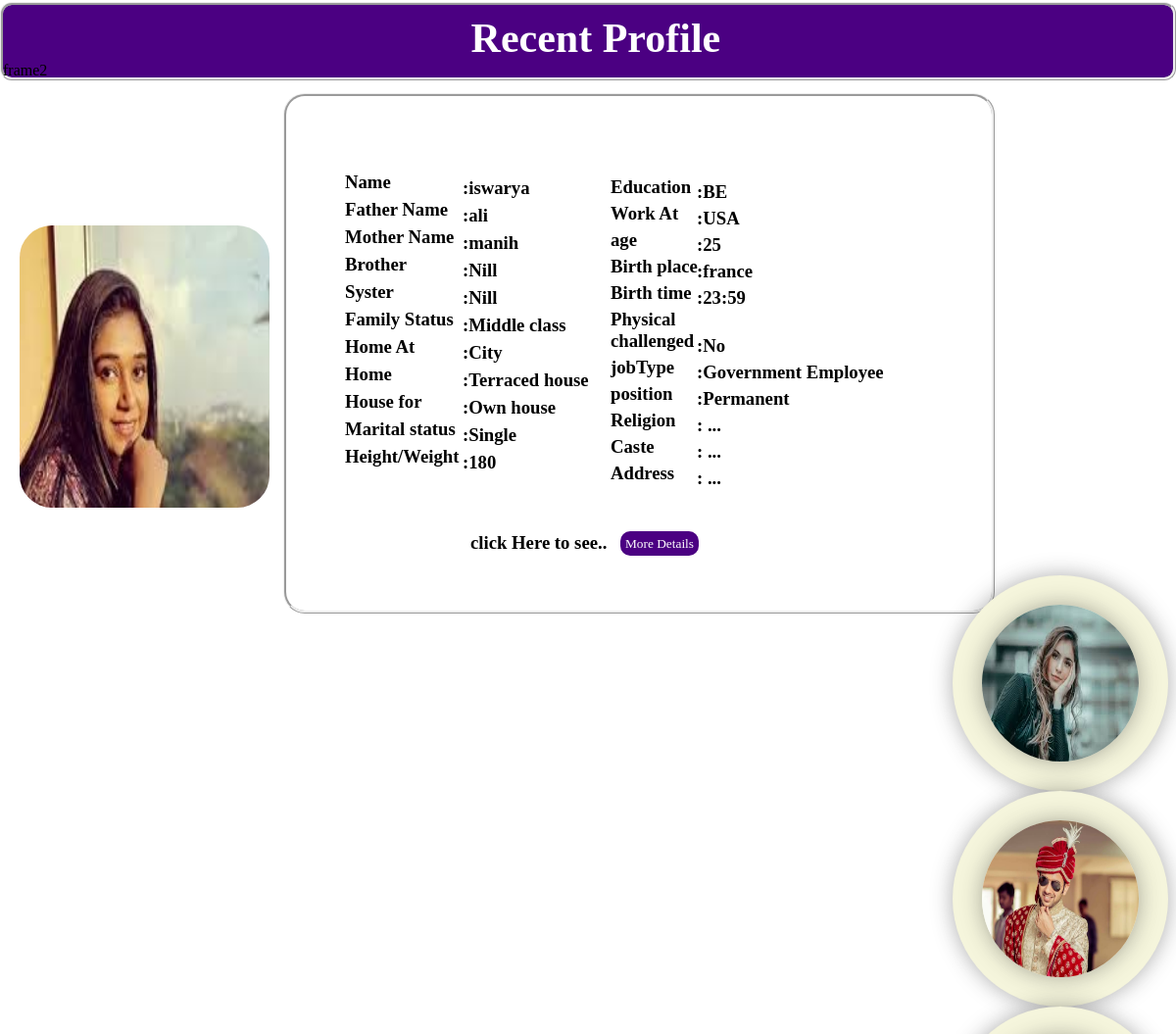
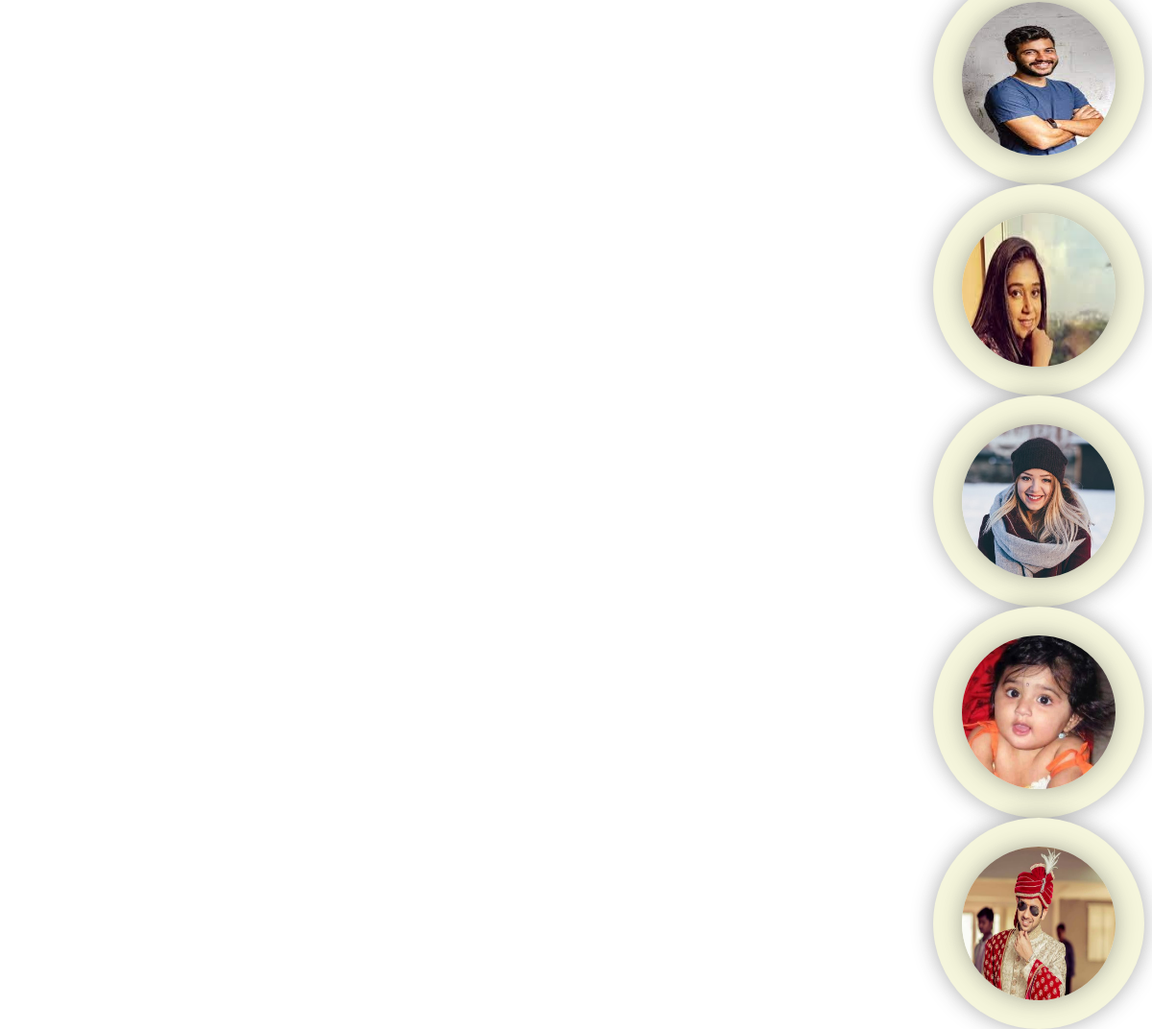
Page /frame2.php?id=172 on the committed database (2 pictures, top to bottom).
### tables this page shows
CREATE TABLE `services` (
  `id` int(11) NOT NULL,
  `name` varchar(100) NOT NULL,
  `fathername` varchar(100) NOT NULL,
  `mothername` varchar(100) NOT NULL,
  `Brothers` varchar(100) NOT NULL,
  `Systers` varchar(100) NOT NULL,
  `Fstatus` varchar(100) NOT NULL,
  `Homeat` varchar(100) NOT NULL,
  `Home` varchar(100) NOT NULL,
  `HouseOwner` varchar(100) NOT NULL,
  `Marital` varchar(100) NOT NULL,
  `Physical_challenged` varchar(100) NOT NULL,
  `height` bigint(100) NOT NULL,
  `age` varchar(100) NOT NULL,
  `Bdate` varchar(100) NOT NULL,
  `Btime` varchar(100) NOT NULL,
  `Bplace` varchar(100) NOT NULL,
  `zodic` varchar(100) NOT NULL,
  `star` varchar(100) NOT NULL,
  `diagonal` varchar(100) NOT NULL,
  `yogam` varchar(100) NOT NULL,
  `Dosh` varchar(100) NOT NULL,
  `education` varchar(100) NOT NULL,
  `workLocation` varchar(100) NOT NULL,
  `livingPlace` varchar(100) NOT NULL,
  `annualIncome` varchar(100) NOT NULL,
  `jobType` varchar(100) NOT NULL,
  `position` varchar(100) NOT NULL,
  `img` varchar(250) NOT NULL,
  `cast` varchar(100) NOT NULL,
  `religion` varchar(100) NOT NULL,
  `address` varchar(500) NOT NULL
);

### frame2.php (the view, shortened to what this page needs)
<html>
  <head>
  </head>
  <link rel="stylesheet"  href="frame2.css">
  <body>
      <div id="ones" >
        <h2>Recent Profile</h2>
       frame2
      <?php
      $id =$_GET['id'];
      $servername = "localhost";
      $username = "root";
      $password = "";
      $database = "old";
      $conn = mysqli_connect($servername,$username,$password,$database);
     $sql = "SELECT * FROM `services` WHERE id=$id";
     $result = mysqli_query($conn, $sql);
     $row = mysqli_fetch_assoc($result);
     $name = $row['name'];
     $fathername = $row['fathername'];
     $mothername = $row['mothername'];
     $Brothers = $row['Brothers'];
     $Systers = $row['Systers'];
     $Fstatus = $row['Fstatus'];
     $Homeat = $row['Homeat'];
     $Home =$row['Home'];
     $HouseOwner = $row['HouseOwner'];
     $Marital = $row['Marital'];
     $Physical_challenged = $row['Physical_challenged'];
     $height = $row['height'];
     $age = $row['age'];
     $education = $row['education'];
     $Bplace = $row['Bplace'];
     $Btime = $row['Btime'];
     $workLocation =$row['workLocation'];
     $jobType = $row['jobType'];
     $position = $row['position'];
?>
       <div class="contained">
      <img src="<?php echo$row['img'] ?>" alt="" height="100" width="100">
      <div class="contain">
      	<h3>Name<p>:<?php echo $name;?></p>
      	Father Name<p>:<?php echo $fathername;?></p>
        Mother Name<p>:<?php echo $mothername;?></p>
        Brother<p>:<?php echo $Brothers;?></p>
        Syster<p>:<?php echo $Systers;?></p>
        Family Status<p>:<?php echo $Fstatus;?></p>
        Home At<p>:<?php echo $Homeat;?></p>
        Home<p>:<?php echo $Home;?></p>
        House for<p>:<?php echo $HouseOwner;?></p>
        Marital status<p>:<?php echo $Marital;?></p>
        Height/Weight<p>:<?php echo $height;?></p>
        </h3>
      </div>
    </div>
  </div>
        <div class="con">
        <h3>Education<p>:<?php echo $education;?></p>
        Work At<p>:<?php echo $workLocation;?></p>
        age<p>:<?php echo $age;?></p>
        Birth place<p>:<?php echo $Bplace;?></p>
        Birth time<p>:<?php echo $Btime;?></p>
        Physical<br>challenged<p>:<?php echo $Physical_challenged;?></p>
        jobType<p>:<?php echo $jobType;?></p>
        position<p>:<?php echo $position;?></p>
        Religion<p>: ...</p>
        Caste<p>: ...</p>
        Address<p>: ...</p>
      <br><br>
        <span>click Here to see..</span>
        <br><br>
<a href="viewpay.php?id=<?php echo$row['id']; ?>">
 <input type="submit" name="submit" value= "More Details" id="but2" >
      </a>
        </div>
        <section>
        <?php
include("connects.php");
?>
        <div class="slider">
             <?php
           $sql="SELECT * FROM services";
           $result = mysqli_query($conn,$sql);
           while ($row=mysqli_fetch_array($result)){
            ?>
             <div class="slide-track">
                <div class="slide">
                    <img src="<?php echo$row['img'] ?>" alt="" height="100" width="100">
                </div>
            </div>
  <?php
           }
       ?>
    </section>
  </body>
</html>

### frame2.css (style rules this page uses)
* { margin: 0; padding: 0; box-sizing: border-box; border-style: none; font-family: Exo; }
.contain { margin-left: 220px; }
.contain p { margin-left: 120px; margin-top: -16px; }
.contained { height: 300px; width: 200px; margin-top: 8%; margin-left: 66px; border-radius: 22px; }
.contain { margin: 100px; padding: 140px 360px; background-color: white; border-style: ridge; margin-top: -423px; margin-left: 110%; border-radius: 22px; }
.contained img { border-radius: 33px; width: 255px; height: 288px; margin-top: 53px; margin-left: -49px; }
.contain h3 { margin-left: -300px; margin-top: -63px; }
.con h3 { margin-top: 98px; margin-left: 673px; }
.con h3 p { margin-top: -17px; margin-left: 88px; }
.con p { margin-top: 19px; }
.con span { margin-left: -143px; }
#but2 { margin-top: -45px; width: 12px; }
.con { margin-left: -50px; }
* { margin: 0; padding: 0; box-sizing: border-box; font-family: Exo; }
.slide-track { position: relative; width: 220px; height: 220px; background: beige; padding: 30px; border-radius: 50%; box-shadow: 0 0 22px #3336; transition: .6s; margin: 0 25px; animation: scroll 88s linear infinite; margin-left: 81%; }
.slide-track .slide { position: relative; width: 100%; height: 100%; transition: .6s; z-index: 99; }
.slide img { height: 100%; width: 100%; border-radius: 50%; box-shadow: 0 0 22px #3336; transition: .6s; }
#but2 { margin-left: 10px; height: 25px; width: 80px; border-radius: 10px; background-color: indigo; color: white; cursor: pointer; border: none; }

### frame2.php (style rules this page uses)
#ones { background-color: indigo; height: 80px; border: ridge; border-radius: 12px; margin-top: 2px; }
#ones h2 { margin-left: 40%; color: white; margin-top: 10px; font-size: 42px; }

### rows in the picture
services: img (picture), name "iswarya", fathername "ali", mothername "manih", Brothers "Nill", Systers "Nill", Fstatus "Middle class", Homeat "City", Home "Terraced house", HouseOwner "Own house", Marital "Single", height "180", education "BE", workLocation "USA", age "25", Bplace "france", Btime "23:59", Physical_challenged "No", jobType "Government Employee", position "Permanent"
services: img (picture)
services: img (picture)
services: img (picture)
services: img (picture)
services: img (picture)
services: img (picture)
